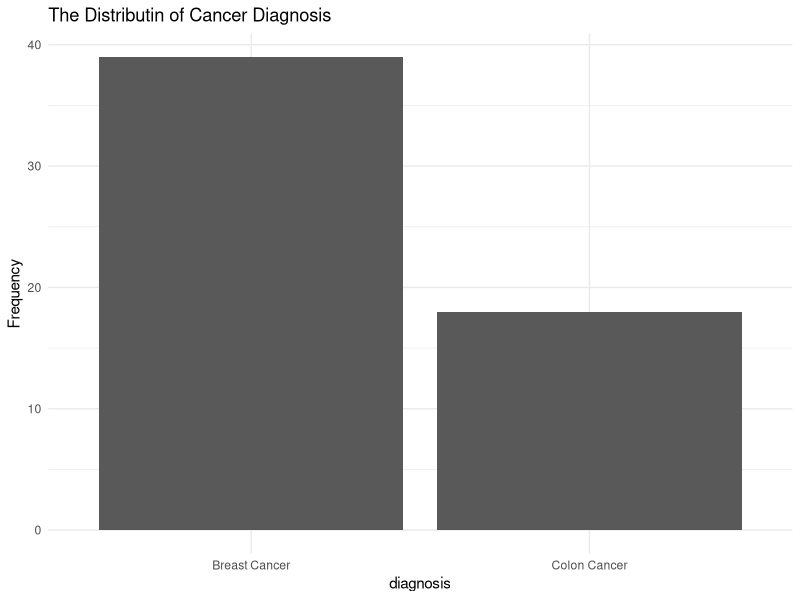
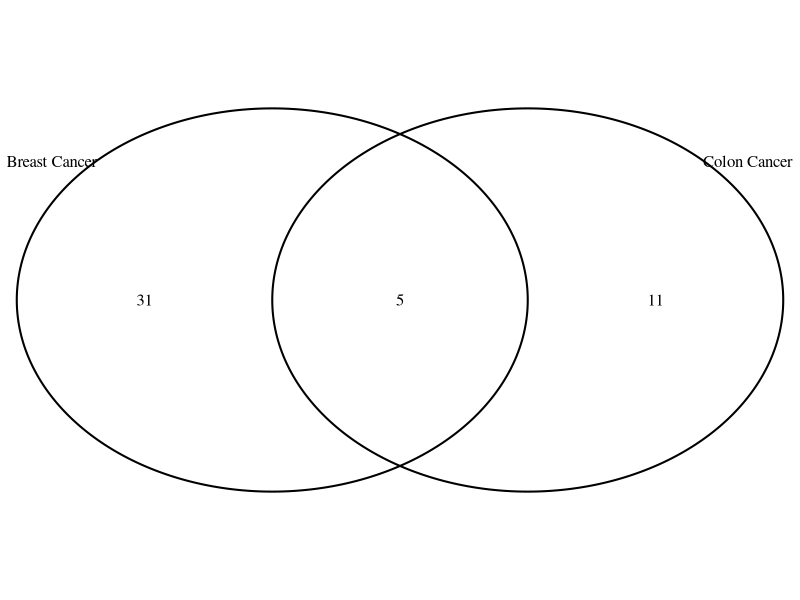
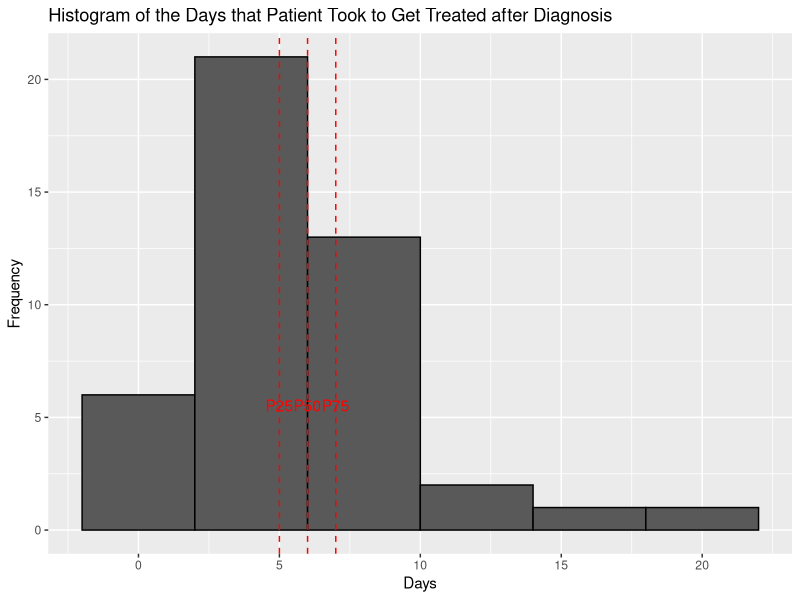
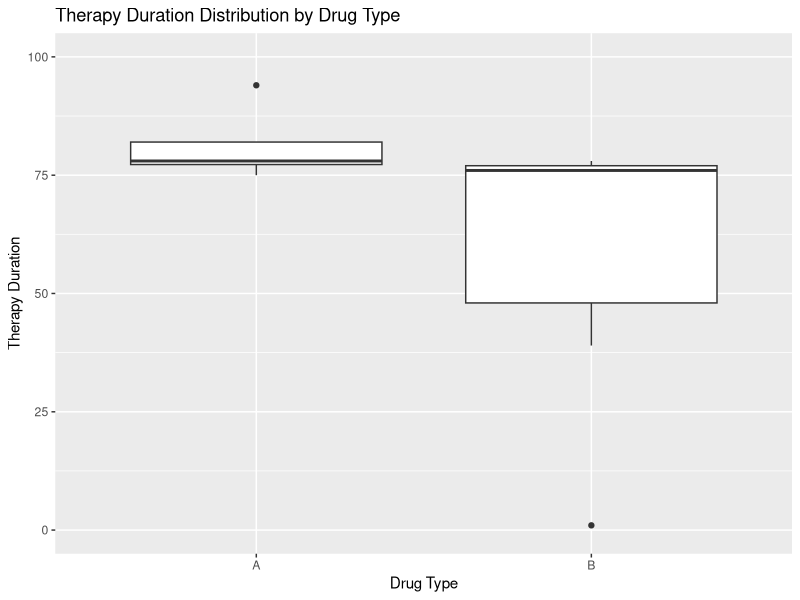

Reproduce these figures in R, in order.
# Install Packages -----------------------------
library("VennDiagram")
library("ggplot2")
library("dplyr")
library("tidyr")
library("broom")

# Load Data ------------------------------------
diag <- read.csv("Patient_Diagnosis_(2).csv", header=TRUE)
trt <- read.csv("Patient_Treatment_(2).csv", header=TRUE)

##### General Questions #####

# 1. What are the audiences for this analysis project? Do they come from the technical
# background or not?

# 2. In addition to the information provided in the data set, are there any other 
# factors that might influence which type of treatment administrated?

# 3. What are the demographic information of the patients? For example, do we have 
# the information like age, gender etc... Will we perform the subgroup analysis 
# later for this cohort?

##### Data Analysis Questions #####

# Question 1 -----------------------------------

# 1.Select the Column of Diagnosis 
df <- diag %>% 
  select(diagnosis) 

# 2. Create a barplot with ggplot2 for the distribution of cancer type
bplot<- ggplot(df, aes(x = diagnosis)) +
  geom_bar(stat = "count") +
  labs(title = "The Distributin of Cancer Diagnosis", y = "Frequency") +
  theme_minimal() # Create a barplot with ggplot2 for the distribution of cancer type

print(bplot)

# 3.Create a Venn Diagram for the distribution of cancer type
vplot <- venn.diagram(
  x = list(
    diag %>% filter(diagnosis=="Breast Cancer") %>% select(patient_id) %>% unlist() , 
    diag %>% filter(diagnosis=="Colon Cancer") %>% select(patient_id) %>% unlist() 
  ),
    category.names = c("Breast Cancer" , "Colon Cancer"),
    height = 300 , 
    width = 300 ,
    res = 300,
    filename = NULL,
    scaled = FALSE,
    output = TRUE,cat.default.pos = "outer") 

grid.newpage()  # Create a new page
grid.draw(vplot)

# Thought Process: according to the information provided on the question, we know that 
# patients can be diagnosed with more than one cancer. It means that it's likely there 
# is an overlap between the patients with breast cancers and patients with colon cancer.
# So I not only generate the barplot for the distribution, but also create a Venn diagram 
# to show the overlap between the two populations.

# Question 2 -----------------------------------
# 1.Convert the date variables to date format
trt <- trt %>%
  mutate(daten = as.Date(treatment_date, format = "%m/%d/%y")) 

# We only kept the initial diagnosis for patient with two types of cancer to determine
# the duration between diagnosis and the start of therapy because we are lack of the 
# information regarding the specific treatment administered for each cancer type.
diag_flt <- diag %>%
  mutate(diagnosis_date = as.Date(diagnosis_date, format = "%m/%d/%y")) %>%
  group_by(patient_id) %>%
  summarise(diagnosis_date = min(diagnosis_date))

# 2.Get first date of treatment
min_dates <- trt %>%
  group_by(patient_id) %>%
  summarise(min_date = min(daten))

# 3.Merge diag and min_dates
merged_data <- diag_flt %>%
    left_join(min_dates, by = 'patient_id') %>% 
    mutate(datediff = as.numeric(difftime(min_date, diagnosis_date, units = 'days') + 1))

trt_start <- merged_data %>%
    select(all_of(c("patient_id","diagnosis_date","min_date","datediff"))) %>%
    rename(treament_start_date = min_date, days = datediff)

# 4. Generate histogram for the days
# In order to better present the data in the histogram, the outlier, patient who got 
# the treatment before diagnosis, and patients with no treatment are excluded from the plot.
trt_fil <- trt_start[trt_start$days > 0 & trt_start$days < 300 ,] %>%
    na.omit(trt_start)

percentiles <- quantile(trt_fil$days, probs = c(0.25, 0.50, 0.75),na.rm = TRUE)

histogram <- ggplot(trt_fil, aes(x = days)) +
  geom_histogram(binwidth = 4, color = "black") +
  labs(title = "Histogram of the Days that Patient Took to Get Treated after Diagnosis", 
       x = "Days", y = "Frequency") +
  geom_vline(xintercept = percentiles, linetype = "dashed", color = "red") +
  geom_text(data = data.frame(x = percentiles, label = paste0("P", c(25, 50, 75))), 
            aes(x = x, label = label), y = 5, vjust = -0.5, color = "red")

# Results:
print(trt_start)
print(histogram)

# Question 3 -----------------------------------

# First line treatment definition: The first treatment given for a disease. It is often 
# part of a standard set of treatments, such as surgery followed by chemotherapy and 
# radiation. When used by itself, first-line therapy is the one accepted as the best 
# treatment. If it doesn’t cure the disease or it causes severe side effects, other 
# treatment may be added or used instead.

# Derive the first line treatment
# 1.Select the treatment that patient received on the first day
first_line <- trt %>%
    left_join(min_dates, by='patient_id') %>%
    filter(daten == min_date) %>%
    distinct(patient_id, treatment_date, drug_code,.keep_all=TRUE) %>%
    arrange(patient_id, drug_code) %>%
    group_by(patient_id) %>%
    mutate(n = row_number()) %>%
    mutate(n = as.character(n), patient_id = as.character(patient_id))
    
# 2.Transpose the data to ensure combination therapy considered
tran_first <- pivot_wider(first_line , names_from = n, values_from = drug_code)
merge_first <- merge(diag, tran_first, by='patient_id', all=TRUE) %>%
     mutate(across(everything(), ~ replace(.x, is.na(.x), ""))) %>%
     unite(drug, "1","2", sep="") %>%
     distinct(patient_id, diagnosis_date, diagnosis, daten, drug , .keep_all = TRUE)

# 3.Create frequency table to show which drug regiments indicated to be used as first-line
# of treatment for breast cancer and colon cancer
frequency <- merge_first %>%
  group_by(diagnosis, drug) %>%
  summarise(frequency = n()) %>%
  arrange(diagnosis, desc(frequency))

frequency <-frequency[frequency$drug != "",]

# 4. Findings:
print(frequency)
# Breast Cancer: Based on the frequency table, the combination therapy of A and B and
# monotherapy B, C, A are used for patients. The combination therapy of treatment A and
# B is indicated as the most used first-line treatment with the highest frequency followed
# by Monotherapy B, C, A
# Colon Cancer: Based on the frequency table, the combination therapy of A and B and 
# monotherapy B, C, D are used for patients. However, there is no treatment standing
# out as the most-used first-line treatment. All four types of treatment have the same frequency.



#Question 4 ------------------------------------
# 1. Filter data to only keep patients who have breast cancer treated with Monotherapy 
breast_mo <- merge_first[merge_first$diagnosis == "Breast Cancer" & merge_first$drug %in% c("A","B"),]

# 2. Extract the patient id and treatment history
bmp <- breast_mo$patient_id
bmp_trt <- trt[trt$patient_id %in% bmp,] 

# 3. Derive the metric of "Duration of Therapy"
bmp_dur <- bmp_trt %>%
    group_by(patient_id) %>%
    summarise(first_date = min(daten),
              last_date = max(daten)) %>%
    mutate(duration = as.numeric(difftime(last_date, first_date, units="days")) + 1) %>%
    mutate(patient_id = as.character(patient_id))

breast_mo <- breast_mo %>%
    left_join(bmp_dur, by='patient_id')

# 4. Visualization for the Distribution of Duration of Therapy
# In order to better present the data in the histogram, the outlier are excluded from the plot.
breast_p <- breast_mo[breast_mo$duration < 1000,]
ggplot(breast_p, aes(x = drug, y = duration)) +
  geom_boxplot() +
  labs(x = "Drug Type", y = "Therapy Duration") +
  ggtitle("Therapy Duration Distribution by Drug Type") + 
  scale_y_continuous(limits = c(0, 100))

# 5. Perform Statistical Test
# Assumption: The Duration of Therapy follows Normal Distribution
# For this question, since we want to investigate if the duration of therapy are 
# different for two types of Monotherapy of A and B, we choose the two-sample t-test
# to determine with significance level at 0.05 if two population means are different.
t_test_result <- t.test(duration ~ drug, data = breast_mo)

# 6. Extract p-value
p_value <- t_test_result$p.value
print(p_value)

# 7. Compare p-value to significance level
if (p_value < 0.05) {
  print("Reject the null hypothesis")
} else {
  print("Fail to reject the null hypothesis")
}

# 8. Conclusion
# According to our test result, our p value is 0.4417785 which is bigger than 0.05 and
# we fail to reject the null hypothesis. We can conclude that there is no significant 
# variation in terms of duration of therapy between two monotherapy.
